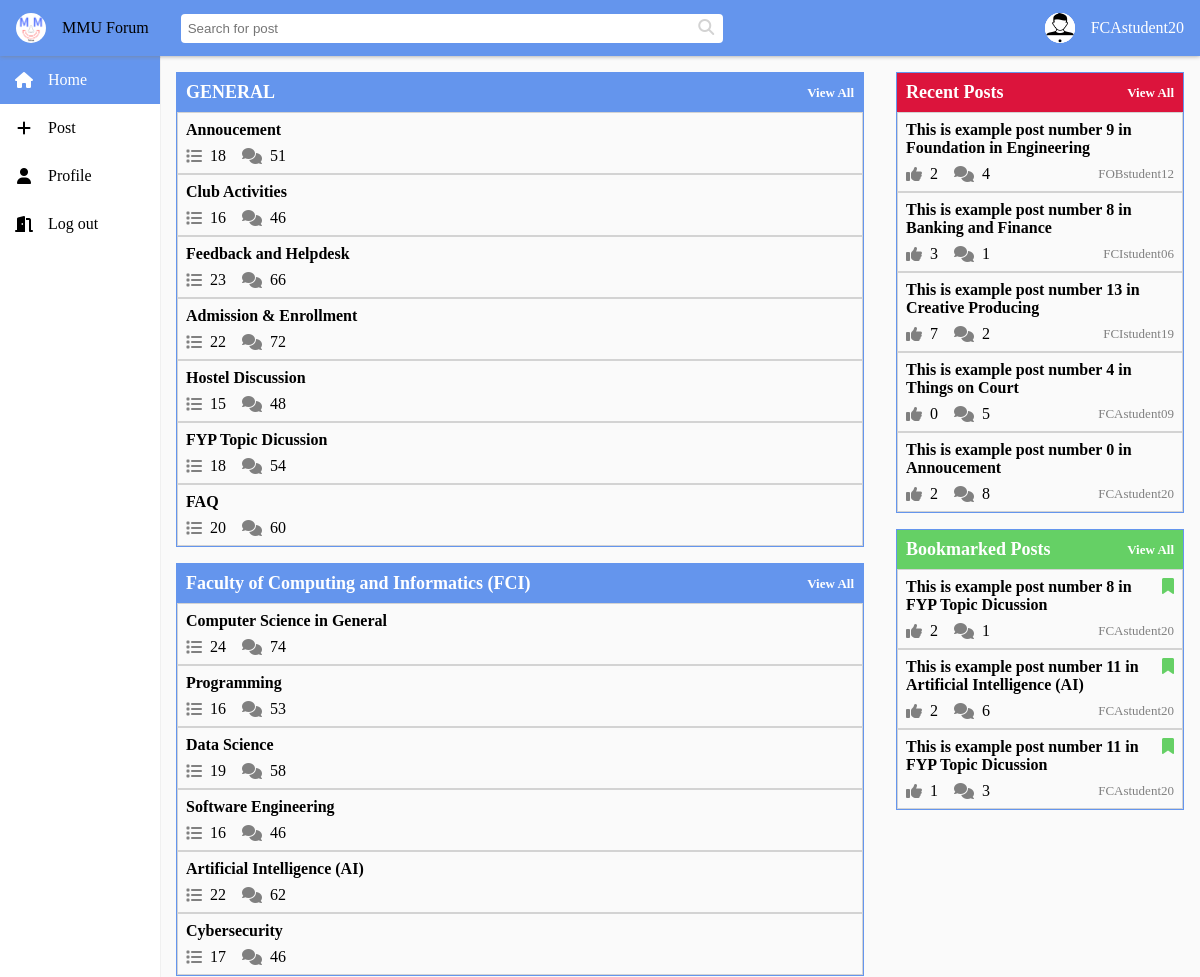
Page /home.php (signed in, upper part) on the earlier database version.
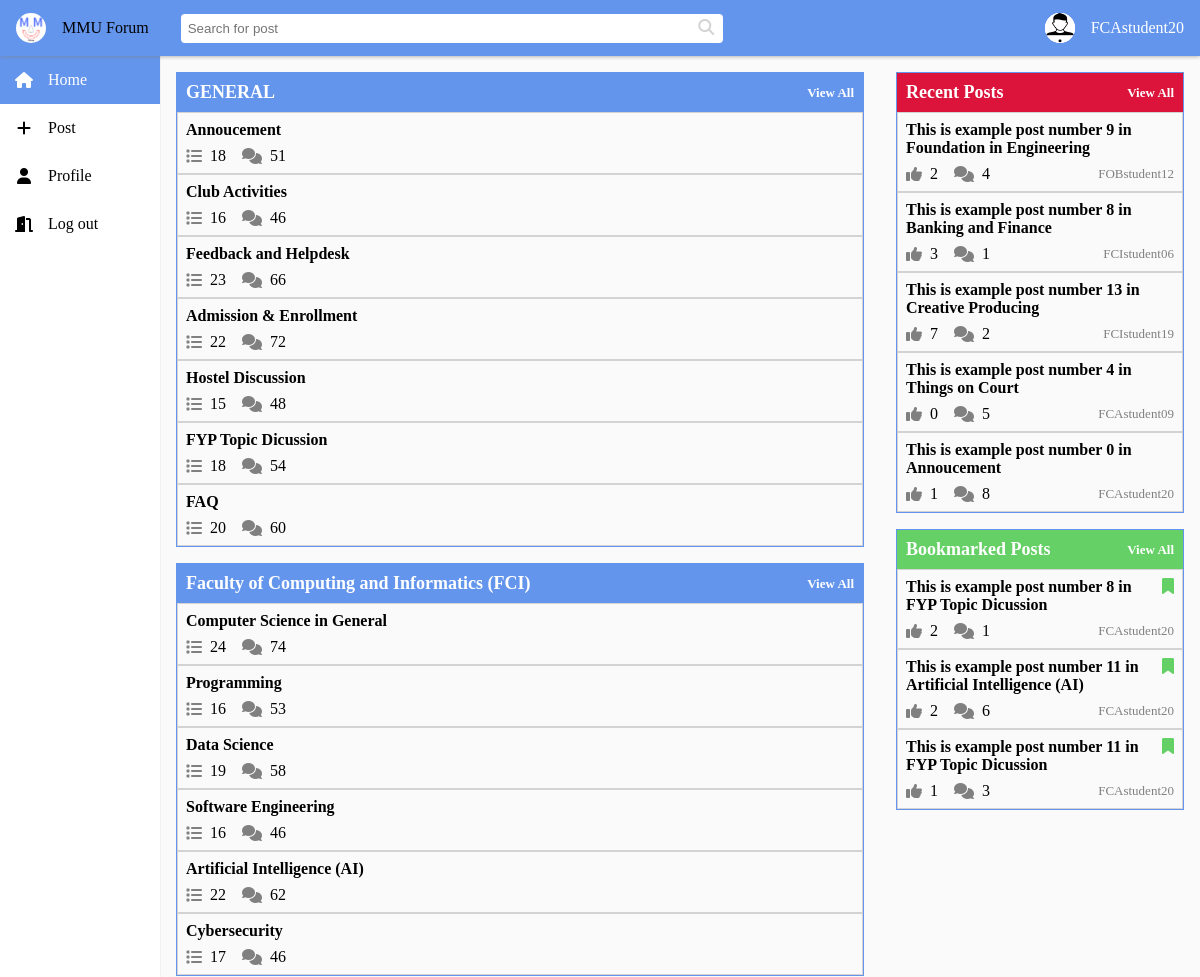
Same page on the later database version.
### tables this page shows
CREATE TABLE `post` (
  `post_id` int(6) UNSIGNED NOT NULL,
  `author_id` int(6) UNSIGNED NOT NULL,
  `subcategory_id` int(6) UNSIGNED NOT NULL,
  `post_name` varchar(255) NOT NULL,
  `post_description` text NOT NULL,
  `image_name` varchar(255) DEFAULT NULL,
  `created_at` timestamp NOT NULL DEFAULT current_timestamp(),
  `modified_at` timestamp NOT NULL DEFAULT current_timestamp() ON UPDATE current_timestamp(),
  `number_of_comments` int(6) NOT NULL DEFAULT 0,
  `number_of_likes` int(6) NOT NULL DEFAULT 0
);

### home.php (the view, shortened to what the changed rows need)
<!DOCTYPE html>
<html>
<?php
    include 'includes/session.php';
    $errors = array();
    $categories = array();
    $category_table_data = array();
    $query_get_all_categories = "SELECT * FROM category;";
    $category_result = mysqli_query($conn, $query_get_all_categories);
    $subcategory_table_data = array();
    $query_get_all_subcategories = "SELECT * FROM subcategory;";
    $subcategory_result = mysqli_query($conn, $query_get_all_subcategories);
    $recentPosts = array();
    $query_get_recent_5_posts = "SELECT * FROM post ORDER BY created_at DESC LIMIT 5;";
    $recent_posts_result = mysqli_query($conn, $query_get_recent_5_posts);
    $bookmarked_posts = array();
    if(isset ($user)) {
        $query_get_bookmark = $conn->prepare("SELECT * FROM post WHERE post_id IN
                (SELECT `post_id` FROM bookmark WHERE user_id = ?);");
        $query_get_bookmark->bind_param("i", $user["user_id"]);
        $query_get_bookmark->execute();
        $bookmark_data = $query_get_bookmark->get_result();
    }
    if (count($errors) == 0) {
        while ($row = mysqli_fetch_assoc($category_result)) {
            $category_table_data[] = $row;
        }
        while ($row = mysqli_fetch_assoc($subcategory_result)) {
            $subcategory_table_data[] = $row;
        }
        for ($i = 0; $i < count($category_table_data); $i++) {
            $subcategories = array();
            for($j = 0; $j < count($subcategory_table_data); $j++) {
                if($category_table_data[$i]['category_id'] == $subcategory_table_data[$j]['category_id']) {
                    $subcategories[] = array(
                        $subcategory_table_data[$j]['subcategory_id'],
                        $subcategory_table_data[$j]['subcategory_name'],
                        $subcategory_table_data[$j]['number_of_posts'],
                        $subcategory_table_data[$j]['number_of_comments']
                    );
                }
            }
            $categories[] = array(
                $category_table_data[$i]['category_id'] , $category_table_data[$i]['category_name'], $subcategories
            );
        }
        while($row = mysqli_fetch_assoc($recent_posts_result)) {
            $query_to_get_author_name = "SELECT username FROM user WHERE user_id = " . $row['author_id'] . ";";
            $author_name_data = mysqli_query($conn, $query_to_get_author_name);
            $user_row = mysqli_fetch_assoc($author_name_data);
            $author_name = $user_row['username'];
            $recentPosts[] = array($row['post_id'], $row['post_name'] , $row['number_of_likes']
                                    , $row['number_of_comments'], $author_name);
        }
        if(isset($user)) {
            while($row = mysqli_fetch_assoc($bookmark_data)) {
                $query_to_get_author_name = "SELECT username FROM user WHERE user_id =" . $row['author_id'] . ";";
                $author_name_data = mysqli_query($conn, $query_to_get_author_name);
                $user_row = mysqli_fetch_assoc($author_name_data);
                $author_name = $user_row['username'];
                $bookmarked_posts[] = array($row['post_id'], $row['post_name'],
                            $row['number_of_likes'], $row['number_of_comments'], $author_name, true);
            }
        }
    }
?>
<head lang="en">
    <link rel="stylesheet" href="css/reset.css" />
    <link rel="stylesheet" href="css/global.css" />
    <link rel="stylesheet" href="css/home.css" />
    <link rel="stylesheet" href="css/admin.css" />
</head>
<body>
    <?php include "components/header.php" ?>
    <?php include "components/sidebar.php" ?>
    <div class="page-container">
        <aside id="right-pane">
            <div class="post-list recent-list" style="margin-top: 0;">
                <?php
                    if (empty($recentPosts))
                        include 'components/placeholder.php';
                    else if (count($recentPosts) === 0)
                        include 'components/placeholder.php';
                    else
                        foreach($recentPosts as $post) {
                            $post_item_type = "post";
                            $post_item_href = "post-details.php?id=".$post[0];
                            $post_item_title = $post[1];
                            $post_item_noOfLikes = $post[2];
                            $post_item_noOfComments = $post[3];
                            $post_item_author = $post[4];
                            include "components/post-item.php";
                        }
            ?>
            </div>
                <?php
                    if (empty($bookmarked_posts))
                        include 'components/placeholder.php';
                    else if (count($bookmarked_posts) === 0)
                        include 'components/placeholder.php';
                    else
                        foreach($bookmarked_posts as $post) {
                            include "components/post-item.php";
                        }
                ?>
        </aside>
            <?php
                if (empty($categories))
                    include 'components/placeholder.php';
                else if (count($categories) === 0)
                    include 'components/placeholder.php';
                else
                    foreach ($categories as $category) {
                        if (empty($category[2]))
                            include 'components/placeholder.php';
                        else if (count($category[2]) === 0)
                            include 'components/placeholder.php';
                        else
                            foreach($category[2] as $subcategory){
                                include "components/post-item.php";
                            }
                    };
            ?>
    </div>
</body>
</html>

### components/post-item.php (shortened to what the changed rows need)
<!DOCTYPE html>
<html>
    <?php
        $post_item_id = $post_item_id ?? "";
        $post_item_type = $post_item_type ?? "post";
        $post_item_title = $post_item_title ?? "&nbsp";
        $post_item_href = $post_item_href ?? "";
        $post_item_noOfLikes = $post_item_noOfLikes ?? 0;
        $post_item_noOfComments = $post_item_noOfComments ?? 0;
        $post_item_author = $post_item_author ?? "";
        $post_item_createdAt = $post_item_createdAt ?? "";
    ?>
    <head>
        <link rel="stylesheet" href="css/global.css" />
    </head>
    <body>
        <div class="post-item" onclick="location.href = '<?php echo $post_item_href; ?>';">
            <p class="list-item-title"><?php echo $post_item_title; ?></p>
            <div class="list-item-subtitle">
                <?php
                    if ($post_item_type === "subcategory")
                        echo '<a class="post-action"><span class="post-action-icon fas fa-list"></span> '.$post_item_noOfPosts.'</a>';
                    else
                        echo '<a class="post-action"><span class="post-action-icon fas fa-thumbs-up"></span> '.$post_item_noOfLikes.'</a>';
                ?>
                <a class="post-action"><span class="post-action-icon fas fa-comments"></span> <?php echo $post_item_noOfComments; ?></a>
                <?php
                    if (isset($admin))
                        echo '
                            <script>
                                function onDelete() {
                                    event.stopPropagation();
                                    if (window.confirm("Are you sure to delete post id: '. $post_item_id .'?"))
                                        location.href = "delete-post.php?id='.$post_item_id.'";
                                }
                            </script>
                            <a href="edit-form.php?id='.$post_item_id.'" onclick="event.stopPropagation()"><span class="post-action-icon fas fa-pen"></span></a>
                            <a onclick="onDelete()"><span class="post-action-icon fas fa-trash"></span></a>';
                    else if ($post_item_type === "post")
                        echo '<div style="color: gray; font-size: small;">'.$post_item_author.' '.$post_item_createdAt.'</div>';
                ?>
            </div>
        </div>
    </body>
</html>

Differences in the rows shown:
changed post (number 5 of 8 on the later page): post_item_noOfLikes "2" → "1"
